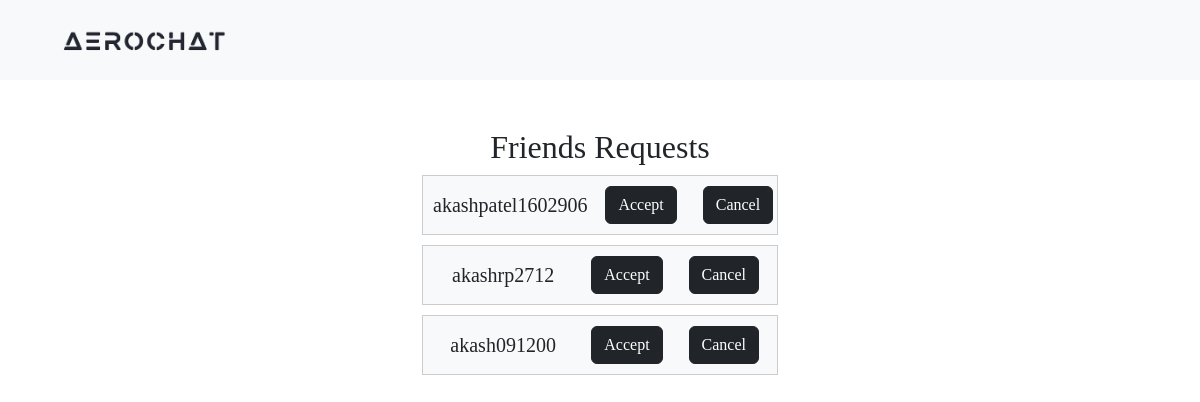
The page /requests/ (signed in) on the database as committed earlier.
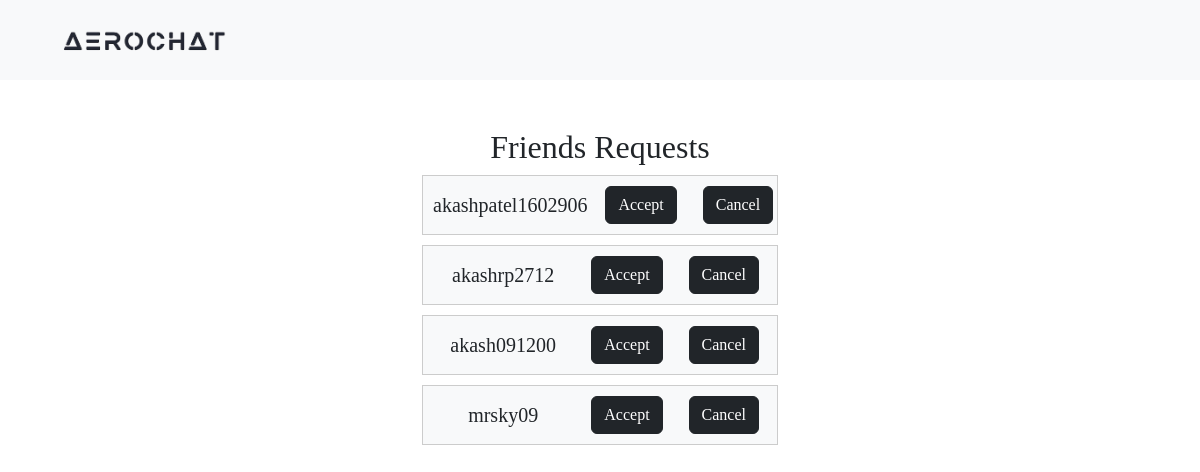
The same page on the database as committed later.
### AeroApp/models.py (models this page shows)
class FriendRequest(models.Model):
    from_user = models.ForeignKey(User, related_name='sent_friend_requests', on_delete=models.CASCADE)
    to_user = models.ForeignKey(User, related_name='received_friend_requests', on_delete=models.CASCADE)
    created_at = models.DateTimeField(auto_now_add=True)

class User(AbstractUser):
    full_name = models.CharField(max_length=50)
    otp = models.CharField(max_length=10, blank=True, null=True)
    Bio = models.CharField(max_length=300, null=True)

### AeroApp/views.py (the view)
# urls.py: path('requests/', views.PandingRequest , name='requests'),
@login_required
def PandingRequest(request):
    friend_requests = FriendRequest.objects.filter(to_user=request.user)
    friend_requests_dict = {'friend_requests': list(friend_requests)}
    return render(request, 'pending_request.html', friend_requests_dict)

### AeroApp/templates/pending_request.html (shortened to what this page needs)
<!DOCTYPE html>
<html lang="en">
{% load static %}
<head>
  <link href="https://cdn.jsdelivr.net/npm/bootstrap@5.3.0-alpha1/dist/css/bootstrap.min.css" rel="stylesheet">
</head>
<body>
<nav class="navbar navbar-expand-lg navbar-light">
    <div class="container">
        <a class="navbar-brand" href="{% url 'home' %}">
            <img src="{% static 'logo.png' %}" alt="logo of AeroChat" class="logo-img">
        </a>
    </div>
</nav>
<div class="container mt-5">
  <div class="row justify-content-center">
      <div class="col-md-4">
          <div class="logo-container">
              <h2>Friends Requests</h2>
          </div>
          {% if friend_requests %}
              {% for request in friend_requests %}
                  <div class="user-box">
                      <span>{{ request.from_user.username }}</span>
                      <form method="post" action="{% url 'accept-friend-request' request.id %}" >
                        <button type="submit" class="btn btn-dark mx-2">Accept</button>
                      </form>
                      <form method="post" action="{% url 'reject-friend-request' request.id %}" >
                        <button type="submit" class="btn btn-dark mx-2">Cancel</button>
                      </form>
                  </div>
              {% endfor %}
          {% else %}
            <div class="logo-container">
              <p>No friend requests at the moment.</p>
            </div>
          {% endif %}
      </div>
  </div>
</div>
</body>
</html>

Rows that differ between the two databases and show on the page:
added FriendRequest: from_user.username "mrsky09"
